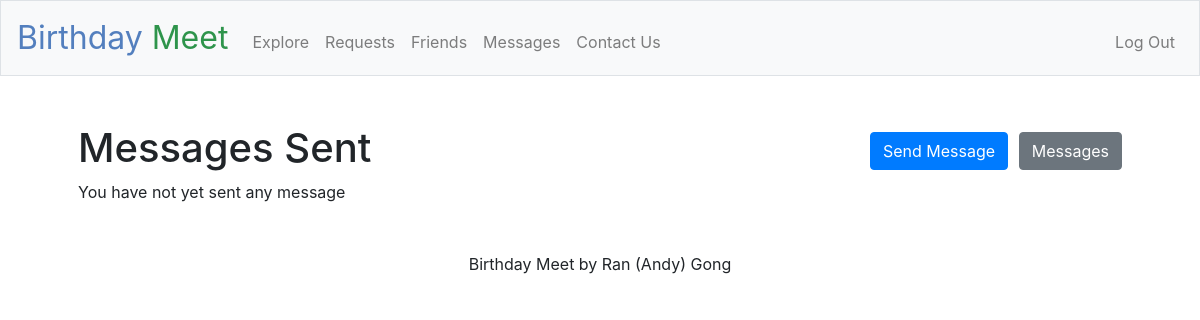
Page /sent (signed in) on the earlier database version.
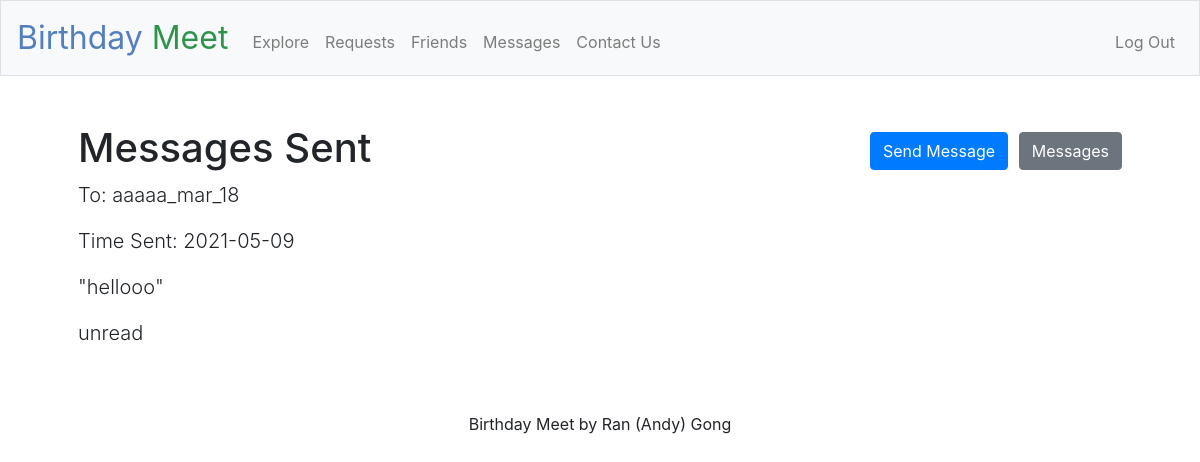
Same page on the later database version.
### tables this page shows
CREATE TABLE users (id INTEGER, username TEXT NOT NULL, hash TEXT NOT NULL, month INTEGER NOT NULL, day INTEGER NOT NULL, PRIMARY KEY(id));

CREATE TABLE messages (
        id INTEGER,
        sender_id INTEGER NOT NULL,
        receiver_id INTEGER NOT NULL,
        message_text TEXT NOT NULL,
        when_sent DATE NOT NULL,
        is_read BIT NOT NULL,
        FOREIGN KEY (sender_id) REFERENCES users (id),
        FOREIGN KEY (receiver_id) REFERENCES users (id),
        PRIMARY KEY(id)
    );

### app.py (the view)
@app.route("/sent")
@login_required
def sent():
    list_of_messages_info = []
    list_of_messages_from_database = db.execute("SELECT * FROM messages WHERE sender_id = ?", session.get("user_id"))
    for message_from_database in list_of_messages_from_database:
        receiver_username = db.execute("SELECT * FROM users WHERE id = ?", message_from_database["receiver_id"])[0]["username"]
        is_read = (message_from_database["is_read"] == 1)
        list_of_messages_info.append({
            "message": message_from_database["message_text"],
            "id": message_from_database["id"],
            "receiver_username": receiver_username,
            "time_sent": message_from_database["when_sent"],
            "is_read": is_read
        })
    list_of_messages_info.reverse()
    return render_template("sent.html", list_of_messages_info=list_of_messages_info)

### app.py (called while the page is built)
@app.after_request
def after_request(response):
    response.headers["Cache-Control"] = "no-cache, no-store, must-revalidate"
    response.headers["Expires"] = 0
    response.headers["Pragma"] = "no-cache"
    return response

def login_required(f):
    @wraps(f)
    def decorated_function(*args, **kwargs):
        if session.get("user_id") is None:
            flash("You are currently not logged in!")
            return redirect("/login")
        return f(*args, **kwargs)
    return decorated_function

### templates/sent.html (shortened to what this page needs)
{% extends "layout.html" %}
{% block main %}
<h1>
    <span class="display-5 fw-bold">Messages Sent</span>
    <div class="float-right">
        <a href="/send"><button class="btn btn-primary">Send Message</button></a>
        <a href="/messages"><button class="btn btn-secondary">Messages</button></a>
    </div>
</h1>
{% if list_of_messages_info %}
    {% for message in list_of_messages_info %}
        <p class="lead">
            To: {{ message.receiver_username }}
        </p>
        <p class="lead">
            Time Sent: {{ message.time_sent }}
        </p>
        <p class="lead">
            "{{ message.message }}"
        </p>
        {% if message.is_read %}
            <p class="lead">
                read
            </p>
        {% else %}
            <p class="lead">
                unread
            </p>
        {% endif %}
    {% endfor %}
{% else %}
    You have not yet sent any message
{% endif %}
{% endblock %}

Differences in the rows shown:
now on this page (row unchanged): users: receiver_username "aaaaa_mar_18"
added messages: time_sent "2021-05-09", message "hellooo"
Other differences:
new list line: "To: Time Sent: \" \" unread"
text no longer shown: "You have not yet sent any message"
